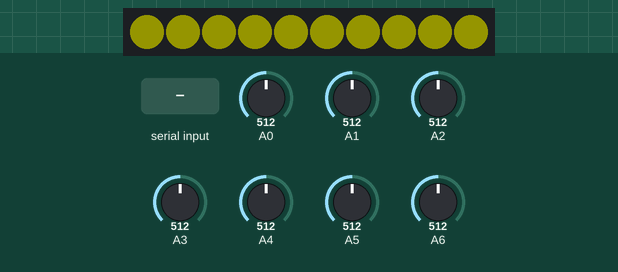
Bench run of a sketch on a simulated Arduino Uno, built with avr-gcc and run on an emulated ATmega328P. Shown: 10 RGB LEDs in strip order, left to right. The inputs (shaded band) are chosen by the test bench; at power-on: A0 = 512, A1 = 512, A2 = 512, A3 = 512, A4 = 512, A5 = 512, A6 = 512. Dim RGB values are drawn brighter than linear; what the sketch prints to the serial monitor is not drawn.

Above: at 1.1 s.
2.8 s: "T\n" received over Serial
At 3.2 s:
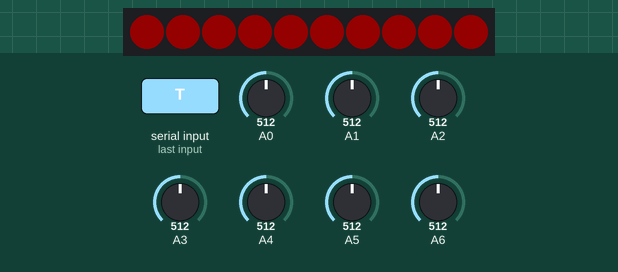
At 4.9 s:
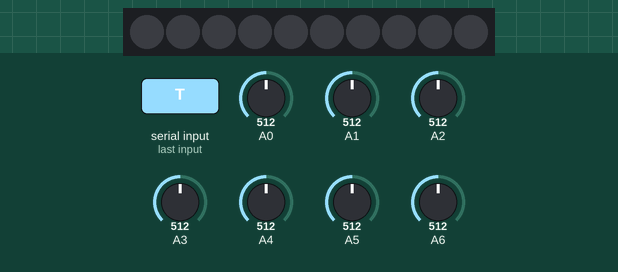
5.8 s: byte 82 ('R') received over Serial
7.3 s: byte 73 ('I') received over Serial
Timing chart, 0 to 10.3 s (numbered marks = the images above; inputs shaded):
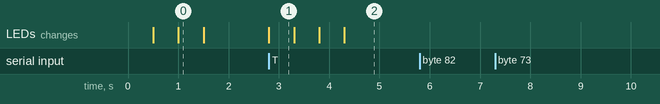

The sketch:

ControllerCode.ino
```cpp
/*
  Controller Controller

  Sends the sensor information up to the game

 */

#include <EEPROM.h>
#include <Adafruit_NeoPixel.h>

#define PIN 7

// Parameter 1 = number of pixels in strip
// Parameter 2 = pin number (most are valid)
// Parameter 3 = pixel type flags, add together as needed:
//   NEO_KHZ800  800 KHz bitstream (most NeoPixel products w/WS2812 LEDs)
//   NEO_KHZ400  400 KHz (classic 'v1' (not v2) FLORA pixels, WS2811 drivers)
//   NEO_GRB     Pixels are wired for GRB bitstream (most NeoPixel products)
//   NEO_RGB     Pixels are wired for RGB bitstream (v1 FLORA pixels, not v2)
Adafruit_NeoPixel strip = Adafruit_NeoPixel(10, PIN, NEO_GRB + NEO_KHZ800);

//#define TEST_MODE 0
const int NUM_CONNECTION_TYPES = 17;
const int NUM_PORTS = 7;
const int NUM_SAMPLES = 1;
const int TOLERANCE = 10;
const int PORT_MAP[] = { 5, 4, 3, 2, 1, 0, 6 }; // Maps the port number to the actual order they appear on the box
int samples[NUM_PORTS * NUM_SAMPLES];
int values[NUM_PORTS];
const int resistances[] = {
  1021,  // nothing connected
  932,   // charge - unpressed
  181,   // charge - pressed
  608,   // right forward - unpressed
  7,     // right forward - pressed
  699,   // right backward - unpressed
  21,    // right backward - pressed
  785,   // left forward - unpressed
  45,    // left forward - pressed
  836,   // left backward - unpressed
  93,    // left backward - pressed
  959,   // gun fire - unpressed
  327,   // gun fire - pressed
  1002,  // gun right - unpressed
  511,   // gun right - pressed
  978,   // gun left - unpressed
  402    // gun left - pressed
};

byte connections[NUM_PORTS];
int maxSample = 0;
int totalSamples = NUM_PORTS * NUM_SAMPLES;

const int ID_ADDRESS = 0;
const int ID_LENGTH = 10;
char ID[ID_LENGTH];

// the setup routine runs once when you press reset:
void setup() {
  // start serial port at 9600 bps:
  Serial.begin(9600);

  strip.begin();
  strip.show();  // Initialize all pixels to 'off'
  initialiseAnimation();
  initialiseSamples();
  EEPROM.get(ID_ADDRESS, ID);
  while (!Serial) {
    ;  // wait for serial port to connect. Needed for Leonardo only
  }
}

void printAllSamples() {
  Serial.print("maxSample = ");
  Serial.println(maxSample);
  for (int sampleIndex = 0; sampleIndex < NUM_SAMPLES; sampleIndex++) {
    printSample(sampleIndex);
  }
}
void printSample(int sampleIndex) {
  for (int portIndex = 0; portIndex < NUM_PORTS; portIndex++) {
    int index = calculateIndex(portIndex, sampleIndex);
    Serial.print("sample[");
    Serial.print(sampleIndex);
    Serial.print("] port[");
    Serial.print(portIndex);
    Serial.print("] = ");
    Serial.println(samples[index]);
  }
}
int calculateIndex(int port, int sample) {
  return sample * NUM_PORTS + port;
}
void initialiseSamples() {
  for (int i = 0; i < totalSamples; i++) {
    samples[i] = 0;
  }
}
const byte ports[] = { 0, 1, 2, 3, 4, 5, 6 };

// Sends the serial data for the ports
// Sends an eight bit value for each port
// Does not send the value 255 as this is a flag value
// Packet has format 255, 'D', vvvvv..., checksum
void sendData() {
  byte check = 0;
  // Send the packet start
  Serial.write(255);
  Serial.write('D');
  Serial.write(NUM_PORTS);
  //Serial.println("---------------------------------");
  for (byte portIndex = 0; portIndex < NUM_PORTS; portIndex++) {
    /* Serial.print(i);
    Serial.print(": ");
    Serial.print(analogRead(ports[i]));
    Serial.print(" - ");
    // Get the value and divide to make a single byte*/
    //  int data = analogRead(ports[i]) >> 2;
    //Serial.println(data);
    byte id = connections[PORT_MAP[portIndex]];
#if TEST_MODE == 1
    //   data = i;
#endif
    // Bit stuff, we never send 255 as that is a flag value
    //   if (data == 255 ) data = 254;
    Serial.write(id);
    //Serial.print("bit shift");
    // Serial.println(id);

    check = check + id;
  }
  Serial.write(check);
}

// the loop routine runs over and over again forever:
void loop() {
  collectSamples();

  if (Serial.available() > 0) {
    int command = Serial.read();
    if (command == 'R') {
      // Serial.println("fish");

      //printConnections();
      sendData();
    } else if (command == 'P') {
      receivePanel();
    } else if (command == 'T') {
      initialiseAnimation();
    } else if (command == 'I') {
      identifyDevice();
    } else if (command == 'U') {  // Update ID
      //while(Serial.available() < 11) { }
      GetCh();  // Read space
      for (int i = 0; i < ID_LENGTH; ++i) {
        ID[i] = GetCh();
      }
      EEPROM.put(ID_ADDRESS, ID);
    }
  }
}

void identifyDevice() {
  Serial.write("Tankontroller\n");
  for (int i = 0; i < ID_LENGTH; ++i) {
    Serial.write(ID[i]);
  }
  Serial.write("\n");
}

void shiftSamples() {
  int lastSet = totalSamples - NUM_PORTS;
  for (int index = 0; index < lastSet; index++) {
    int nextIndex = index + NUM_PORTS;
    samples[index] = samples[nextIndex];
  }
}
void collectSamples() {
  if (NUM_SAMPLES > 1) {
    shiftSamples();
  }
  int lastSet = totalSamples - NUM_PORTS;
  for (int portIndex = 0; portIndex < NUM_PORTS; portIndex++) {
    int data = analogRead(ports[portIndex]);
    int sampleIndex = portIndex + lastSet;
    samples[sampleIndex] = data;
  }
  if (maxSample < NUM_SAMPLES) {
    maxSample++;
  }
  averageSamples();
  identifyValues();
  // sumConnections();
}
void sumConnections() {
  for (int portIndex = 0; portIndex < NUM_PORTS; portIndex++) {
    if (connections[portIndex] != 0) {
      Serial.println(connections[portIndex]);
    }
  }
}
void averageSamples() {
  int start = NUM_SAMPLES - maxSample;
  for (int sampleIndex = start; sampleIndex < NUM_SAMPLES; sampleIndex++) {
    for (int portIndex = 0; portIndex < NUM_PORTS; portIndex++) {
      int index = calculateIndex(portIndex, sampleIndex);
      if (sampleIndex == start) {
        values[portIndex] = samples[index];
      } else {
        values[portIndex] = values[portIndex] + samples[index];
      }
    }
  }
  for (int portIndex = 0; portIndex < NUM_PORTS; portIndex++) {
    values[portIndex] = values[portIndex] / maxSample;
  }
}
void printValues() {
  for (int portIndex = 0; portIndex < NUM_PORTS; portIndex++) {
    Serial.print("value[");
    Serial.print(portIndex);
    Serial.print("] = ");
    Serial.println(values[portIndex]);
  }
}
void printConnections() {
  for (int portIndex = 0; portIndex < NUM_PORTS; portIndex++) {
    Serial.print("connection[");
    Serial.print(portIndex);
    Serial.print("] = ");
    Serial.println(connections[portIndex]);
  }
}
void identifyValues() {
  for (int portIndex = 0; portIndex < NUM_PORTS; portIndex++) {
    int value = values[portIndex];
    byte connection = IdentifyConnection2(value);
    connections[portIndex] = connection;
  }
  //printConnections();
}

byte IdentifyConnection2(int value) {
  int differences[NUM_CONNECTION_TYPES];
  int lowestValue = 10000;
  byte lowestIndex = 0;
  for (byte i = 0; i < NUM_CONNECTION_TYPES; i++) {
    int difference = abs(resistances[i] - value);
    differences[i] = difference;
    if (difference < lowestValue) {
      lowestValue = difference;
      lowestIndex = i;
    }
  }
  return lowestIndex;
}

byte IdentifyConnection(int value) {

  //Serial.print("Port: ");
  //Serial.print(port);
  //Serial.print(" is connected to ");
  if (IsNearly(value, 1021, TOLERANCE)) {
    //Serial.println("nothing");
    return 0;
  } else if (IsNearly(value, 932, TOLERANCE)) {
    //Serial.println("charge - unpressed");
    return 1;
  } else if (IsNearly(value, 181, TOLERANCE)) {
    // Serial.println("charge - pressed");
    return 2;
  } else if (IsNearly(value, 608, TOLERANCE)) {
    //Serial.println("right forward - unpressed");
    return 3;
  } else if (IsNearly(value, 7, TOLERANCE)) {
    // Serial.println("right forward - pressed");
    return 4;
  } else if (IsNearly(value, 699, TOLERANCE)) {
    // Serial.println("right backward - unpressed");
    return 5;
  } else if (IsNearly(value, 21, TOLERANCE)) {
    // Serial.println("right backward - pressed");
    return 6;
  } else if (IsNearly(value, 785, TOLERANCE)) {
    //Serial.println("left forward - unpressed");
    return 7;
  } else if (IsNearly(value, 45, TOLERANCE)) {
    // Serial.println("left forward - pressed");
    return 8;
  } else if (IsNearly(value, 836, TOLERANCE)) {
    // Serial.println("left backward - unpressed");
    return 9;
  } else if (IsNearly(value, 93, TOLERANCE)) {
    // Serial.println("left backward - pressed");
    return 10;
  } else if (IsNearly(value, 959, TOLERANCE)) {
    // Serial.println("gun fire - unpressed");
    return 11;
  } else if (IsNearly(value, 327, TOLERANCE)) {
    // Serial.println("gun fire - pressed");
    return 12;
  } else if (IsNearly(value, 1002, TOLERANCE)) {
    // Serial.println("gun right - unpressed");
    return 13;
  } else if (IsNearly(value, 511, TOLERANCE)) {
    // Serial.println("gun right - pressed");
    return 14;
  } else if (IsNearly(value, 978, TOLERANCE)) {
    //  Serial.println("gun left - unpressed");
    return 15;
  } else if (IsNearly(value, 402, TOLERANCE)) {
    // Serial.println("gun left - pressed");
    return 16;
  }
}

bool IsNearly(int data, int target, int tolerance) {
  int lowerBound = target - tolerance;
  int upperBound = target + tolerance;
  if (data > lowerBound && data < upperBound) {
    return true;
  }
  return false;
}

byte GetCh() {
  int ch;
  do {
    ch = Serial.read();
  } while (ch < 0);

  return (byte)ch;
}

void receivePanel() {
  byte pixelCount = GetCh();
  byte check = 0;
  for (int i = 0; i < pixelCount; i++) {
    byte index = GetCh();
    byte r = GetCh();
    check += r;
    byte g = GetCh();
    check += g;
    byte b = GetCh();
    check += b;
    strip.setPixelColor(index, r, b, g);
  }

  byte receivedCheck = GetCh();

  if (check == receivedCheck) {
    strip.show();
  } else {
    //  colorFill(20,0,0);
  }
}

// Fill the dots witn one colour
void initialiseAnimation() {
  colorFill(20, 0, 0);
  delay(500);
  colorFill(20, 0, 20);
  delay(500);
  colorFill(20, 20, 0);
  delay(500);
  colorFill(0, 0, 0);
}

// Fill the dots witn one colour
void colorFill(byte r, byte b, byte g) {
  for (uint16_t i = 0; i < strip.numPixels(); i++) {
    strip.setPixelColor(i, r, b, g);
  }
  strip.show();
}
```

Measured:
- after the input at 2.8 s, the LEDs: change at once (image 1)
- after the input at 5.8 s, every drawn part: stays the same
- after the input at 7.3 s, every drawn part: stays the same
- what the display in image 0 shows lasts 0.5 s, from 1.0 s to 1.5 s
